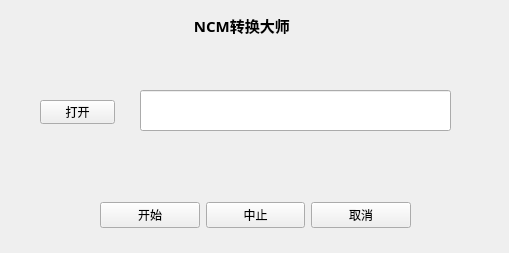
<?xml version="1.0" encoding="UTF-8"?>
<ui version="4.0">
 <class>Widget</class>
 <widget class="QWidget" name="Widget">
  <property name="geometry">
   <rect>
    <x>0</x>
    <y>0</y>
    <width>509</width>
    <height>253</height>
   </rect>
  </property>
  <property name="windowTitle">
   <string>Widget</string>
  </property>
  <widget class="QPushButton" name="openButton">
   <property name="geometry">
    <rect>
     <x>40</x>
     <y>100</y>
     <width>75</width>
     <height>24</height>
    </rect>
   </property>
   <property name="text">
    <string>打开</string>
   </property>
  </widget>
  <widget class="QLabel" name="label">
   <property name="geometry">
    <rect>
     <x>190</x>
     <y>10</y>
     <width>161</width>
     <height>31</height>
    </rect>
   </property>
   <property name="font">
    <font>
     <family>Segoe Script</family>
     <pointsize>11</pointsize>
     <italic>false</italic>
     <bold>true</bold>
     <underline>false</underline>
     <strikeout>false</strikeout>
     <stylestrategy>PreferDefault</stylestrategy>
    </font>
   </property>
   <property name="focusPolicy">
    <enum>Qt::NoFocus</enum>
   </property>
   <property name="text">
    <string> NCM转换大师</string>
   </property>
  </widget>
  <widget class="QLineEdit" name="mainLineEdit">
   <property name="geometry">
    <rect>
     <x>140</x>
     <y>90</y>
     <width>311</width>
     <height>41</height>
    </rect>
   </property>
   <property name="font">
    <font>
     <pointsize>10</pointsize>
     <bold>true</bold>
    </font>
   </property>
   <property name="readOnly">
    <bool>true</bool>
   </property>
  </widget>
  <widget class="QWidget" name="layoutWidget">
   <property name="geometry">
    <rect>
     <x>100</x>
     <y>200</y>
     <width>311</width>
     <height>31</height>
    </rect>
   </property>
   <layout class="QHBoxLayout" name="horizontalLayout">
    <item>
     <widget class="QPushButton" name="startButton">
      <property name="text">
       <string>开始</string>
      </property>
     </widget>
    </item>
    <item>
     <widget class="QPushButton" name="stoplButton">
      <property name="text">
       <string>中止</string>
      </property>
     </widget>
    </item>
    <item>
     <widget class="QPushButton" name="cancelButton">
      <property name="text">
       <string>取消</string>
      </property>
     </widget>
    </item>
   </layout>
  </widget>
 </widget>
 <resources/>
 <connections/>
</ui>
